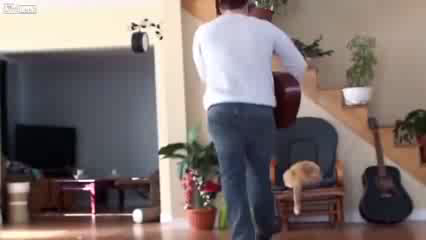
#> input picture frame 74 of notebooks/videos/video_test.avi, 426 x 240 px, given in place of the camera
$ jupyter execute '01_Manipulation_of Images_and_Videos.ipynb'   (shell and % lines are left out)   (Python 2 division)   (text cells are left out)
#> lines starting #> are read from the running program, lines starting #| are printed output that depends on the picture
[cell 1]
import cv2
import numpy as np
import os
import math
from matplotlib import pyplot as plt

[cell 2]
webcam = cv2.VideoCapture(0)
ret, frame = webcam.read()
#> frame is the input picture: shape (240, 426, 3); mean B, G, R 111.1, 113.1, 124.7
webcam.release()

[cell 3]
# Open a new thread to manage the external cv2 interaction
cv2.startWindowThread()

# Create a window holder to show you image in
cv2.namedWindow("PyData Tutorial", cv2.WINDOW_NORMAL)
cv2.imshow("PyData Tutorial", frame)

# Press any key to close external window
cv2.waitKey()
cv2.destroyAllWindows()

[cell 4]
# Create a window holder to show you image in
cv2.namedWindow("PyData Tutorial", cv2.WINDOW_AUTOSIZE)
cv2.imshow("PyData Tutorial", frame)

# Press any key to close external window
cv2.waitKey()
cv2.destroyAllWindows()

[cell 5]
print type(frame)
#| <class 'numpy.ndarray'>

[cell 6]
plt.imshow(frame)
plt.show()

[cell 7]
# Pixel color conversion
frame_RGB = cv2.cvtColor(frame, cv2.COLOR_BGR2RGB)

plt.imshow(frame_RGB)

# Let's take those ugly ticks off
plt.axis("off")
plt.show()

[cell 8]
cv2.imwrite('images/picture_GBR.jpg',frame)
cv2.imwrite('images/picture_RGB.jpg',frame_RGB)

os.system("nautilus images")

[cell 9]
read_mode = 1

picture_GBR = cv2.imread('images/picture_GBR.jpg', read_mode)
picture_RGB = cv2.imread('images/picture_RGB.jpg', read_mode)
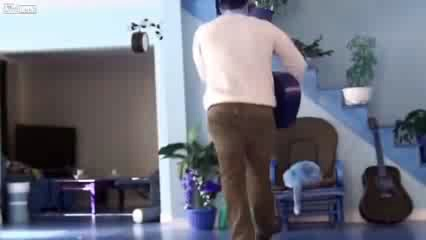
#> picture_RGB: shape (240, 426, 3); mean B, G, R 124.7, 113, 111.1

# numpy intervention
picture = np.hstack((picture_GBR, picture_RGB))
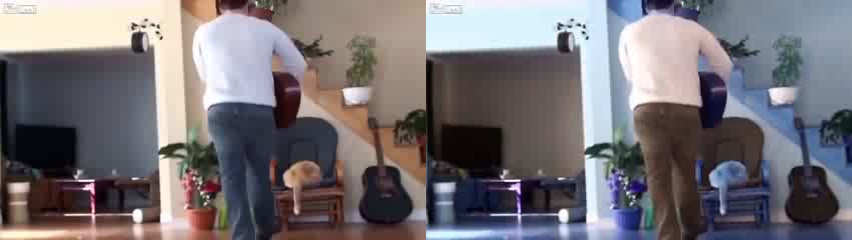
#> picture: shape (240, 852, 3); mean B, G, R 117.8, 113, 117.9
plt.axis("off")
plt.title("GBR   RGB")
plt.imshow(picture, cmap="Greys_r")
plt.show()

[cell 10]
def plt_show(image, title=""):
    if len(image.shape) == 3:
        image = cv2.cvtColor(image, cv2.COLOR_BGR2RGB)
    plt.axis("off")
    plt.title(title)
    plt.imshow(image, cmap="Greys_r")
    plt.show()

[cell 11]
# Open connection to camera
webcam = cv2.VideoCapture(0)

[cell 12]
cv2.namedWindow("PyData Tutorial", cv2.WINDOW_NORMAL)

while True:

    _, frame = webcam.read()
    cv2.imshow("PyData Tutorial", frame)

    # code 27 is ESC key
    if cv2.waitKey(20) & 0xFF == 27:
#> (key q is pressed here)
        break

cv2.destroyAllWindows()

[cell 13]
# module to allow interactive window inside notebook
from IPython.display import clear_output
try:
    while True:
        _, frame = webcam.read()
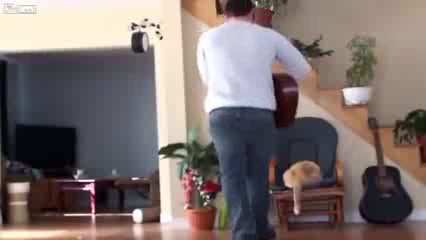
#> input picture frame 76 of notebooks/videos/video_test.avi, 426 x 240 px, given in place of the camera
#> frame is the input picture: shape (240, 426, 3); mean B, G, R 110.6, 113, 124.9
        plt_show(frame)
        clear_output(wait=True)
except KeyboardInterrupt:
    print "Live Video Interrupted"

$ run again, starting later in the video
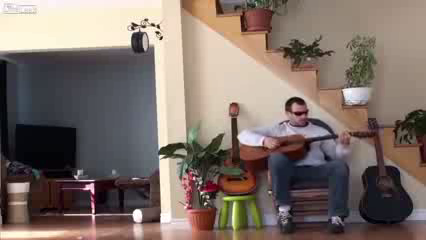
#> input picture frame 335 of notebooks/videos/video_test.avi, 426 x 240 px, given in place of the camera
#> frame is the input picture: shape (240, 426, 3); mean B, G, R 105.2, 112.4, 126.3
#| <class 'numpy.ndarray'>
#> `picture_RGB = cv2.imread('images/picture_RGB.jpg', read_mode)`:
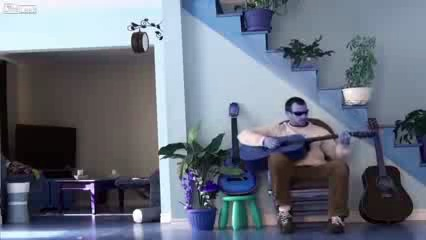
#> picture_RGB: shape (240, 426, 3); mean B, G, R 126.3, 112.4, 105.1
#> `picture = np.hstack((picture_GBR, picture_RGB))`:
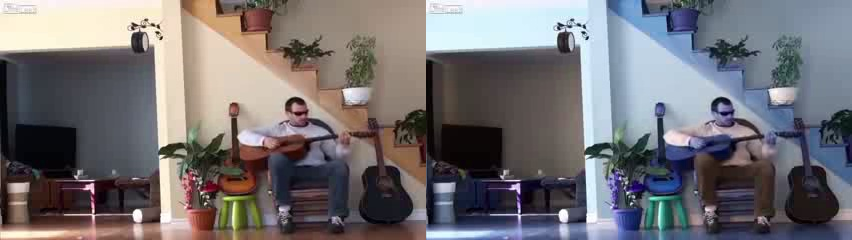
#> picture: shape (240, 852, 3); mean B, G, R 115.6, 112.4, 115.7

$ run again, starting later in the video
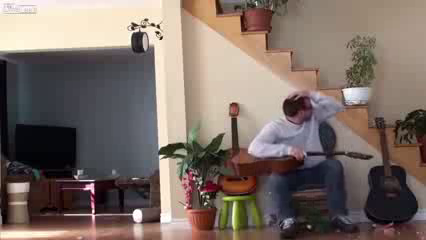
#> input picture frame 596 of notebooks/videos/video_test.avi, 426 x 240 px, given in place of the camera
#> frame is the input picture: shape (240, 426, 3); mean B, G, R 102.6, 109.8, 123.8
#| <class 'numpy.ndarray'>
#> `picture = np.hstack((picture_GBR, picture_RGB))`:
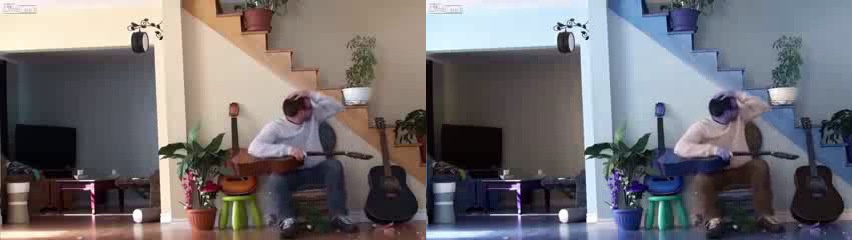
#> picture: shape (240, 852, 3); mean B, G, R 113.1, 109.8, 113.2
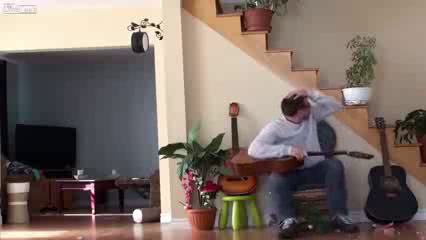
#> input picture frame 598 of notebooks/videos/video_test.avi, 426 x 240 px, given in place of the camera
#> frame is the input picture: shape (240, 426, 3); mean B, G, R 102.5, 109.7, 123.7
